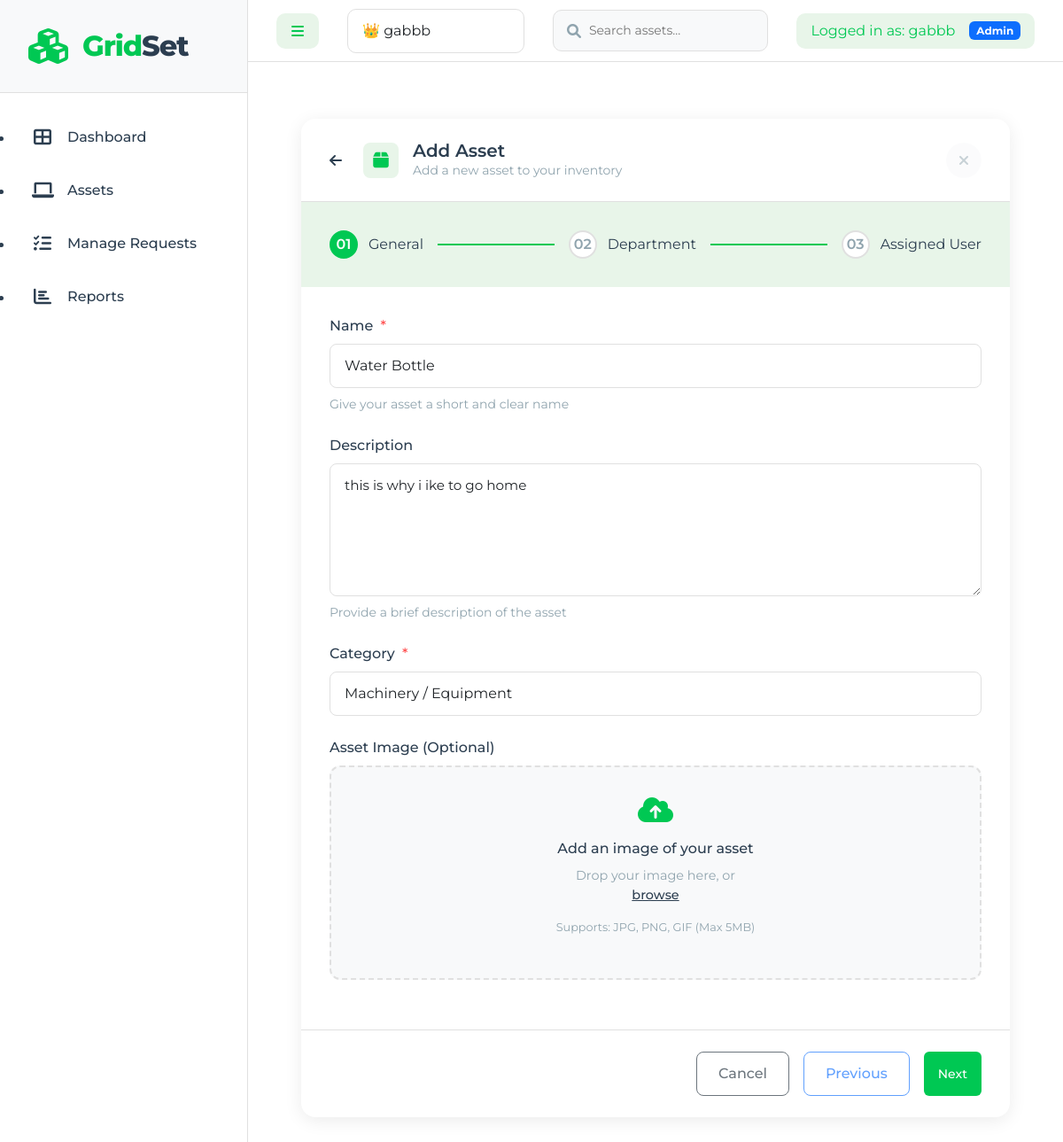
The page /assets/5/edit/ (signed in) on the database its author committed.
### assets/models.py (models this page shows, shortened)
class Asset(models.Model):
    STATUS_CHOICES = [
        ('available', 'Available'),
        ('in_use', 'In Use'),
        ('maintenance', 'Under Maintenance'),
        ('retired', 'Retired')
    ]
    CATEGORY_CHOICES = [
        ('furniture', 'Furniture'),
        ('technology', 'Technology'),
        ('vehicles', 'Vehicles'),
        ('office_supplies', 'Office Supplies'),
        ('machinery', 'Machinery / Equipment')
    ]
    name = models.CharField(max_length=200)
    description = models.TextField(blank=True)
    category = models.CharField(max_length=50, choices=CATEGORY_CHOICES)
    department = models.ForeignKey(Department, on_delete=models.CASCADE)
    status = models.CharField(max_length=20, choices=STATUS_CHOICES, default='available')
    assigned_to = models.ForeignKey(User, on_delete=models.SET_NULL, null=True, blank=True, related_name='assigned_assets')
    created_at = models.DateTimeField(auto_now_add=True)
    updated_at = models.DateTimeField(auto_now=True)
    image = models.ImageField(upload_to='assets/', null=True, blank=True)
    class Meta:
        ordering = ['-created_at']

### assets/views.py (the view)
# urls.py: path('assets/<int:pk>/edit/', views.asset_update, name='asset_update'),
@login_required
@admin_required
def asset_update(request, pk):
    asset = get_object_or_404(Asset, pk=pk)
    if request.method == 'POST':
        form = AssetForm(request.POST, request.FILES, instance=asset)
        if form.is_valid():
            asset = form.save()
            messages.success(request, 'Asset updated successfully!')
            return redirect('asset_detail', pk=asset.pk)
    else:
        form = AssetForm(instance=asset)
    return render(request, 'assets/asset_form.html', {'form': form, 'action': 'Update'})

### assets/forms.py
class AssetForm(forms.ModelForm):
    assigned_to = forms.ModelChoiceField(
        queryset=User.objects.all(),
        required=False,
        empty_label="Not Assigned",
        widget=forms.Select(attrs={'class': 'form-control'})
    )
    class Meta:
        model = Asset
        fields = ['name', 'description', 'category', 'department', 'status', 'assigned_to', 'image']
        widgets = {
            'description': forms.Textarea(attrs={
                'class': 'form-control',
                'rows': 4,
                'placeholder': 'Enter a description of the asset...'
            }),
            'category': forms.Select(attrs={'class': 'form-control'}),
            'status': forms.Select(attrs={'class': 'form-control'}),
            'name': forms.TextInput(attrs={'class': 'form-control'}),
            'department': forms.Select(attrs={'class': 'form-control'}),
            'image': forms.FileInput(attrs={'class': 'form-control'})
        }

### assets/models.py (called while the page is built)
    def __str__(self):
        return self.name

### assets/views.py (called while the page is built)
def get_context_data(request):
    context = {}
    if settings.DEBUG:
        context['available_users'] = User.objects.all().order_by('-is_staff', 'username')
        context['debug'] = True
    return context

### assets/templates/assets/asset_form.html (shortened to what this page needs)
{% extends 'assets/base.html' %}
{% block content %}
<div class="modal-style-form">
    <div class="form-header">
        <div class="header-left">
            <a href="{% url 'asset_list' %}" class="back-btn">
                <i class="fas fa-arrow-left"></i>
            </a>
            <div class="header-title">
                <div class="title-icon">
                    <i class="fas fa-box"></i>
                </div>
                <div>
                    <h2>Add Asset</h2>
                    <p>Add a new asset to your inventory</p>
                </div>
            </div>
        </div>
        <button class="btn-close" onclick="window.history.back()">
            <i class="fas fa-times"></i>
        </button>
    </div>
    <div class="form-progress">
        <div class="progress-step active">
            <div class="step-number">01</div>
            <span>General</span>
        </div>
        <div class="step-line"></div>
        <div class="progress-step">
            <div class="step-number">02</div>
            <span>Department</span>
        </div>
        <div class="step-line"></div>
        <div class="progress-step">
            <div class="step-number">03</div>
            <span>Assigned User</span>
        </div>
    </div>
    <form method="post" class="modern-form" enctype="multipart/form-data">
        <div class="form-sections">
            <div class="form-section active" id="general">
                <div class="form-group">
                    <label for="{{ form.name.id_for_label }}">Name <span class="required">*</span></label>
                    {{ form.name }}
                    <small>Give your asset a short and clear name</small>
                </div>
                <div class="form-group">
                    <label for="{{ form.description.id_for_label }}">Description</label>
                    {{ form.description }}
                    <small>Provide a brief description of the asset</small>
                </div>
                <div class="form-group">
                    <label for="{{ form.category.id_for_label }}">Category <span class="required">*</span></label>
                    {{ form.category }}
                </div>
                <div class="form-group">
                    <label for="{{ form.image.id_for_label }}">Asset Image (Optional)</label>
                    <div class="image-upload-area">
                        <div class="upload-content">
                            <i class="fas fa-cloud-upload-alt"></i>
                            <p class="upload-text">
                                <span class="upload-main-text">Add an image of your asset</span>
                                <span class="upload-sub-text">Drop your image here, or <label for="{{ form.image.id_for_label }}" class="browse-link">browse</label></span>
                                <span class="upload-format">Supports: JPG, PNG, GIF (Max 5MB)</span>
                            </p>
                        </div>
                    </div>
                </div>
            </div>
        </div>
        <div class="form-actions">
            <button type="button" class="btn btn-outline-secondary" onclick="window.history.back()">Cancel</button>
            <div class="action-buttons">
                <button type="button" class="btn btn-outline-primary" id="prev-btn" disabled>Previous</button>
                <button type="button" class="btn btn-primary" id="next-btn">Next</button>
            </div>
        </div>
    </form>
</div>
{% endblock %}

### assets/templates/assets/base.html (shortened to what this page needs)
<!DOCTYPE html>
<html lang="en">
<head>
    <link href="https://cdn.jsdelivr.net/npm/bootstrap@5.3.2/dist/css/bootstrap.min.css" rel="stylesheet">
    <link href="https://cdnjs.cloudflare.com/ajax/libs/font-awesome/6.0.0/css/all.min.css" rel="stylesheet">
    <link rel="stylesheet" href="/static/styles.css">
</head>
<body>
    <div class="app-wrapper">
        <nav id="sidebar">
            <div class="sidebar-header">
                <div class="logo">
                    <i class="fas fa-cubes logo-icon"></i>
                    <div class="logo-text">
                        <span class="logo-grid">Grid</span><span class="logo-set">Set</span>
                    </div>
                </div>
            </div>
            <ul class="sidebar-menu">
                <li class="{% if request.resolver_match.url_name == 'dashboard' %}active{% endif %}">
                    <a href="{% url 'dashboard' %}">
                        <i class="fas fa-th-large"></i>
                        <span>Dashboard</span>
                    </a>
                </li>
                <li class="{% if request.resolver_match.url_name == 'asset_list' %}active{% endif %}">
                    <a href="{% url 'asset_list' %}">
                        <i class="fas fa-laptop"></i>
                        <span>Assets</span>
                    </a>
                </li>
                {% if user.is_staff or user.is_superuser %}
                <li class="{% if request.resolver_match.url_name == 'manage_requests' %}active{% endif %}">
                    <a href="{% url 'manage_requests' %}">
                        <i class="fas fa-tasks"></i>
                        <span>Manage Requests</span>
                    </a>
                </li>
                {% endif %}
                <li class="{% if request.resolver_match.url_name == 'reports' %}active{% endif %}">
                    <a href="{% url 'reports' %}">
                        <i class="fas fa-chart-bar"></i>
                        <span>Reports</span>
                    </a>
                </li>
            </ul>
        </nav>
        <div id="main-content">
            <nav class="top-nav">
                <div class="nav-left">
                    <button type="button" id="sidebarCollapse" class="btn">
                        <i class="fas fa-bars"></i>
                    </button>
                    {% if debug %}
                        <div class="user-switcher">
                            <form method="post" action="{% url 'switch_user' %}" class="user-switcher-form">
                                <select name="user_id" class="form-select" onchange="this.form.submit()">
                                    {% for user in available_users %}
                                        <option value="{{ user.id }}" {% if user == request.user %}selected{% endif %}>
                                            {% if user.is_staff %}👑 {% endif %}
                                            {{ user.get_full_name|default:user.username }}
                                        </option>
                                    {% endfor %}
                                </select>
                            </form>
                        </div>
                    {% endif %}
                    <div class="search-container">
                        <form method="get" action="{% url 'asset_list' %}" class="search-form">
                            <input
                                type="text"
                                name="q"
                                placeholder="Search assets..."
                                class="search-input"
                                value="{{ search_query|default:'' }}"
                                autocomplete="off"
                            >
                        </form>
                    </div>
                </div>
                <div class="nav-right">
                    <div class="current-user">
                        <span>Logged in as: {{ request.user.get_full_name|default:request.user.username }}</span>
                        {% if request.user.is_staff %}
                            <span class="badge bg-primary">Admin</span>
                        {% endif %}
                    </div>
                </div>
            </nav>
            <div class="content-wrapper">
                {% block content %}
                {% endblock %}
            </div>
        </div>
    </div>
</body>
</html>

### rows shown on the page
Asset: name "Water Bottle", description "this is why i ike to go home", category "Machinery / Equipment"

### other values the page prints
{{ request.user.get_full_name|default:request.user.username }} "gabbb"
